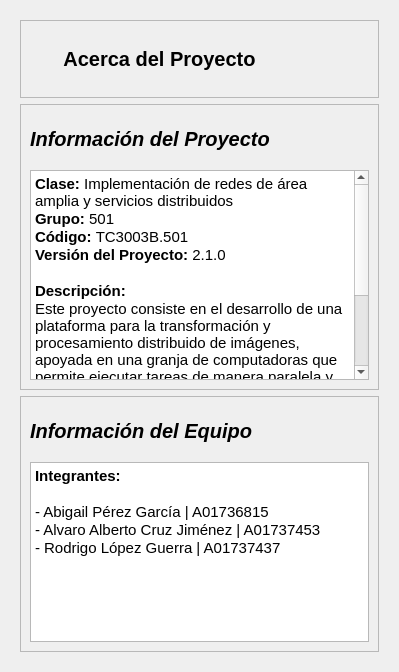
         <widget class="QWidget" name="tabAcercaDe">
          <attribute name="title">
           <string>Acerca de</string>
          </attribute>
          <layout class="QVBoxLayout" name="verticalLayout_13">
           <item>
            <widget class="QWidget" name="aboutContainer" native="true">
             <layout class="QVBoxLayout" name="verticalLayout_14">
              <item>
               <widget class="QFrame" name="aboutHeaderCard">
                <property name="sizePolicy">
                 <sizepolicy hsizetype="Preferred" vsizetype="Preferred">
                  <horstretch>0</horstretch>
                  <verstretch>0</verstretch>
                 </sizepolicy>
                </property>
                <property name="frameShape">
                 <enum>QFrame::Shape::StyledPanel</enum>
                </property>
                <property name="frameShadow">
                 <enum>QFrame::Shadow::Raised</enum>
                </property>
                <layout class="QHBoxLayout" name="horizontalLayout_3">
                 <item>
                  <widget class="QWidget" name="aboutLeftSpacer" native="true">
                   <layout class="QVBoxLayout" name="verticalLayout_16"/>
                  </widget>
                 </item>
                 <item>
                  <widget class="QWidget" name="aboutTitleContainer" native="true">
                   <layout class="QVBoxLayout" name="verticalLayout_17">
                    <item>
                     <widget class="QLabel" name="lblAboutTitle">
                      <property name="sizePolicy">
                       <sizepolicy hsizetype="Expanding" vsizetype="Preferred">
                        <horstretch>0</horstretch>
                        <verstretch>0</verstretch>
                       </sizepolicy>
                      </property>
                      <property name="font">
                       <font>
                        <family>Segoe UI</family>
                        <pointsize>15</pointsize>
                        <bold>true</bold>
                       </font>
                      </property>
                      <property name="text">
                       <string>Acerca del Proyecto</string>
                      </property>
                      <property name="alignment">
                       <set>Qt::AlignmentFlag::AlignCenter</set>
                      </property>
                     </widget>
                    </item>
                   </layout>
                  </widget>
                 </item>
                 <item>
                  <widget class="QWidget" name="aboutRightContainer" native="true">
                   <layout class="QHBoxLayout" name="horizontalLayout_9">
                    <item>
                     <spacer name="horizontalSpacer_2">
                      <property name="orientation">
                       <enum>Qt::Orientation::Horizontal</enum>
                      </property>
                      <property name="sizeType">
                       <enum>QSizePolicy::Policy::Maximum</enum>
                      </property>
                      <property name="sizeHint" stdset="0">
                       <size>
                        <width>40</width>
                        <height>20</height>
                       </size>
                      </property>
                     </spacer>
                    </item>
                    <item>
                     <widget class="QLabel" name="lblLogoInstitucionAbout">
                      <property name="minimumSize">
                       <size>
                        <width>40</width>
                        <height>40</height>
                       </size>
                      </property>
                      <property name="maximumSize">
                       <size>
                        <width>40</width>
                        <height>40</height>
                       </size>
                      </property>
                      <property name="text">
                       <string/>
                      </property>
                      <property name="pixmap">
                       <pixmap>../assets/logo_tec.png</pixmap>
                      </property>
                      <property name="scaledContents">
                       <bool>true</bool>
                      </property>
                     </widget>
                    </item>
                   </layout>
                  </widget>
                 </item>
                </layout>
               </widget>
              </item>
              <item>
               <widget class="QFrame" name="cardProyecto">
                <property name="sizePolicy">
                 <sizepolicy hsizetype="Expanding" vsizetype="Expanding">
                  <horstretch>0</horstretch>
                  <verstretch>0</verstretch>
                 </sizepolicy>
                </property>
                <property name="frameShape">
                 <enum>QFrame::Shape::StyledPanel</enum>
                </property>
                <property name="frameShadow">
                 <enum>QFrame::Shadow::Raised</enum>
                </property>
                <layout class="QVBoxLayout" name="verticalLayout_4">
                 <item>
                  <widget class="QLabel" name="lblProyectoInfo">
                   <property name="minimumSize">
                    <size>
                     <width>0</width>
                     <height>50</height>
                    </size>
                   </property>
                   <property name="font">
                    <font>
                     <family>Segoe UI</family>
                     <pointsize>15</pointsize>
                     <italic>true</italic>
                     <bold>true</bold>
                    </font>
                   </property>
                   <property name="text">
                    <string>Información del Proyecto</string>
                   </property>
                  </widget>
                 </item>
                 <item>
                  <widget class="QTextBrowser" name="txtProyectoInfo">
                   <property name="sizePolicy">
                    <sizepolicy hsizetype="Expanding" vsizetype="Expanding">
                     <horstretch>0</horstretch>
                     <verstretch>0</verstretch>
                    </sizepolicy>
                   </property>
                   <property name="minimumSize">
                    <size>
                     <width>0</width>
                     <height>210</height>
                    </size>
                   </property>
                   <property name="maximumSize">
                    <size>
                     <width>16777215</width>
                     <height>16777215</height>
                    </size>
                   </property>
                   <property name="sizeAdjustPolicy">
                    <enum>QAbstractScrollArea::SizeAdjustPolicy::AdjustToContents</enum>
                   </property>
                   <property name="html">
                    <string>&lt;!DOCTYPE HTML PUBLIC &quot;-//W3C//DTD HTML 4.0//EN&quot; &quot;http://www.w3.org/TR/REC-html40/strict.dtd&quot;&gt;
&lt;html&gt;&lt;head&gt;&lt;meta name=&quot;qrichtext&quot; content=&quot;1&quot; /&gt;&lt;meta charset=&quot;utf-8&quot; /&gt;&lt;style type=&quot;text/css&quot;&gt;
p, li { white-space: pre-wrap; }
hr { height: 1px; border-width: 0; }
li.unchecked::marker { content: &quot;\2610&quot;; }
li.checked::marker { content: &quot;\2612&quot;; }
&lt;/style&gt;&lt;/head&gt;&lt;body style=&quot; font-family:'Segoe UI'; font-size:11pt; font-weight:400; font-style:normal;&quot;&gt;
&lt;p style=&quot; margin-top:0px; margin-bottom:0px; margin-left:0px; margin-right:0px; -qt-block-indent:0; text-indent:0px;&quot;&gt;&lt;span style=&quot; font-family:'Adwaita Sans'; font-weight:700;&quot;&gt;Clase:&lt;/span&gt;&lt;span style=&quot; font-family:'Adwaita Sans';&quot;&gt; Implementación de redes de área amplia y servicios distribuidos&lt;/span&gt;&lt;/p&gt;
&lt;p style=&quot; margin-top:0px; margin-bottom:0px; margin-left:0px; margin-right:0px; -qt-block-indent:0; text-indent:0px;&quot;&gt;&lt;span style=&quot; font-family:'Adwaita Sans'; font-weight:700;&quot;&gt;Grupo: &lt;/span&gt;&lt;span style=&quot; font-family:'Adwaita Sans';&quot;&gt;501&lt;/span&gt;&lt;/p&gt;
&lt;p style=&quot; margin-top:0px; margin-bottom:0px; margin-left:0px; margin-right:0px; -qt-block-indent:0; text-indent:0px;&quot;&gt;&lt;span style=&quot; font-family:'Adwaita Sans'; font-weight:700;&quot;&gt;Código: &lt;/span&gt;&lt;span style=&quot; font-family:'Adwaita Sans';&quot;&gt;TC3003B.501&lt;/span&gt;&lt;/p&gt;
&lt;p style=&quot; margin-top:0px; margin-bottom:0px; margin-left:0px; margin-right:0px; -qt-block-indent:0; text-indent:0px;&quot;&gt;&lt;span style=&quot; font-family:'Adwaita Sans'; font-weight:700;&quot;&gt;Versión del Proyecto: &lt;/span&gt;&lt;span style=&quot; font-family:'Adwaita Sans';&quot;&gt;2.1.0&lt;/span&gt;&lt;/p&gt;
&lt;p style=&quot;-qt-paragraph-type:empty; margin-top:0px; margin-bottom:0px; margin-left:0px; margin-right:0px; -qt-block-indent:0; text-indent:0px; font-family:'Adwaita Sans';&quot;&gt;&lt;br /&gt;&lt;/p&gt;
&lt;p style=&quot; margin-top:0px; margin-bottom:0px; margin-left:0px; margin-right:0px; -qt-block-indent:0; text-indent:0px;&quot;&gt;&lt;span style=&quot; font-family:'Adwaita Sans'; font-weight:700;&quot;&gt;Descripción: &lt;/span&gt;&lt;/p&gt;
&lt;p style=&quot; margin-top:0px; margin-bottom:0px; margin-left:0px; margin-right:0px; -qt-block-indent:0; text-indent:0px;&quot;&gt;&lt;span style=&quot; font-family:'Adwaita Sans';&quot;&gt;Este proyecto consiste en el desarrollo de una plataforma para la transformación y procesamiento distribuido de imágenes, apoyada en una granja de computadoras que permite ejecutar tareas de manera paralela y escalable. La aplicación ofrece herramientas para la carga, selección y configuración de reglas de transformación sobre imágenes digitales, optimizando el uso de recursos computacionales y disminuyendo el tiempo requerido para procesar grandes volúmenes de datos.&lt;/span&gt;&lt;/p&gt;&lt;/body&gt;&lt;/html&gt;</string>
                   </property>
                  </widget>
                 </item>
                </layout>
               </widget>
              </item>
              <item>
               <widget class="QFrame" name="cardEquipo">
                <property name="sizePolicy">
                 <sizepolicy hsizetype="Preferred" vsizetype="Preferred">
                  <horstretch>0</horstretch>
                  <verstretch>0</verstretch>
                 </sizepolicy>
                </property>
                <property name="frameShape">
                 <enum>QFrame::Shape::StyledPanel</enum>
                </property>
                <property name="frameShadow">
                 <enum>QFrame::Shadow::Raised</enum>
                </property>
                <layout class="QVBoxLayout" name="verticalLayout_15">
                 <item>
                  <widget class="QLabel" name="lblEquipo">
                   <property name="sizePolicy">
                    <sizepolicy hsizetype="Preferred" vsizetype="Preferred">
                     <horstretch>0</horstretch>
                     <verstretch>0</verstretch>
                    </sizepolicy>
                   </property>
                   <property name="minimumSize">
                    <size>
                     <width>0</width>
                     <height>50</height>
                    </size>
                   </property>
                   <property name="font">
                    <font>
                     <family>Segoe UI</family>
                     <pointsize>15</pointsize>
                     <italic>true</italic>
                     <bold>true</bold>
                    </font>
                   </property>
                   <property name="text">
                    <string>Información del Equipo</string>
                   </property>
                  </widget>
                 </item>
                 <item>
                  <widget class="QTextBrowser" name="txtEquipo">
                   <property name="sizePolicy">
                    <sizepolicy hsizetype="Preferred" vsizetype="Preferred">
                     <horstretch>0</horstretch>
                     <verstretch>0</verstretch>
                    </sizepolicy>
                   </property>
                   <property name="minimumSize">
                    <size>
                     <width>0</width>
                     <height>0</height>
                    </size>
                   </property>
                   <property name="maximumSize">
                    <size>
                     <width>16777215</width>
                     <height>180</height>
                    </size>
                   </property>
                   <property name="horizontalScrollBarPolicy">
                    <enum>Qt::ScrollBarPolicy::ScrollBarAsNeeded</enum>
                   </property>
                   <property name="sizeAdjustPolicy">
                    <enum>QAbstractScrollArea::SizeAdjustPolicy::AdjustIgnored</enum>
                   </property>
                   <property name="autoFormatting">
                    <set>QTextEdit::AutoFormattingFlag::AutoNone</set>
                   </property>
                   <property name="tabChangesFocus">
                    <bool>false</bool>
                   </property>
                   <property name="undoRedoEnabled">
                    <bool>false</bool>
                   </property>
                   <property name="html">
                    <string>&lt;!DOCTYPE HTML PUBLIC &quot;-//W3C//DTD HTML 4.0//EN&quot; &quot;http://www.w3.org/TR/REC-html40/strict.dtd&quot;&gt;
&lt;html&gt;&lt;head&gt;&lt;meta name=&quot;qrichtext&quot; content=&quot;1&quot; /&gt;&lt;meta charset=&quot;utf-8&quot; /&gt;&lt;style type=&quot;text/css&quot;&gt;
p, li { white-space: pre-wrap; }
hr { height: 1px; border-width: 0; }
li.unchecked::marker { content: &quot;\2610&quot;; }
li.checked::marker { content: &quot;\2612&quot;; }
&lt;/style&gt;&lt;/head&gt;&lt;body style=&quot; font-family:'Segoe UI'; font-size:11pt; font-weight:400; font-style:normal;&quot;&gt;
&lt;p style=&quot; margin-top:0px; margin-bottom:0px; margin-left:0px; margin-right:0px; -qt-block-indent:0; text-indent:0px;&quot;&gt;&lt;span style=&quot; font-family:'Adwaita Sans'; font-weight:700;&quot;&gt;Integrantes:&lt;/span&gt;&lt;/p&gt;
&lt;p style=&quot;-qt-paragraph-type:empty; margin-top:0px; margin-bottom:0px; margin-left:0px; margin-right:0px; -qt-block-indent:0; text-indent:0px; font-family:'Adwaita Sans'; font-weight:700;&quot;&gt;&lt;br /&gt;&lt;/p&gt;
&lt;p style=&quot; margin-top:0px; margin-bottom:0px; margin-left:0px; margin-right:0px; -qt-block-indent:0; text-indent:0px;&quot;&gt;&lt;span style=&quot; font-family:'Adwaita Sans';&quot;&gt;- Abigail Pérez García | A01736815&lt;/span&gt;&lt;/p&gt;
&lt;p style=&quot; margin-top:0px; margin-bottom:0px; margin-left:0px; margin-right:0px; -qt-block-indent:0; text-indent:0px;&quot;&gt;&lt;span style=&quot; font-family:'Adwaita Sans';&quot;&gt;- Alvaro Alberto Cruz Jiménez | A01737453&lt;/span&gt;&lt;/p&gt;
&lt;p style=&quot; margin-top:0px; margin-bottom:0px; margin-left:0px; margin-right:0px; -qt-block-indent:0; text-indent:0px;&quot;&gt;&lt;span style=&quot; font-family:'Adwaita Sans';&quot;&gt;- Rodrigo López Guerra | A01737437&lt;/span&gt;&lt;/p&gt;&lt;/body&gt;&lt;/html&gt;</string>
                   </property>
                   <property name="overwriteMode">
                    <bool>false</bool>
                   </property>
                   <property name="tabStopDistance">
                    <double>80.000000000000000</double>
                   </property>
                  </widget>
                 </item>
                </layout>
               </widget>
              </item>
             </layout>
            </widget>
           </item>
          </layout>
         </widget>
